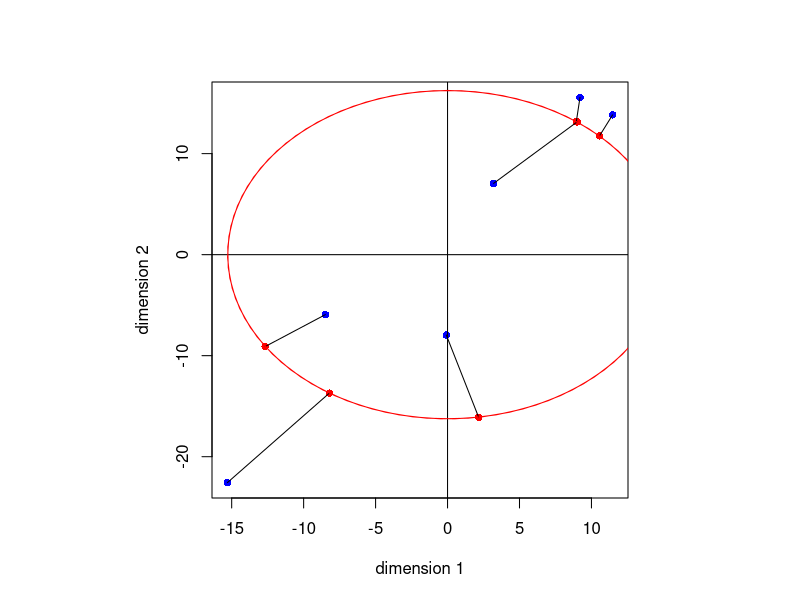

Source code (R):
## ---- chunk 1
#suppressPackageStartupMessages (library (foo, quietly = TRUE))
## ---- chunk 2
#dyn.load("foo.so")
#source("janUtil.R")
## ---- chunk 3
#set.seed(12345)
v <- -as.matrix(dist(matrix(rnorm(12), 6, 2)))
diag(v) <- -rowSums(v)
x <- matrix(rnorm(12),6,2)
x <- v %*% x
y <- matrix(rnorm(12),6,2)
y <- y / sqrt(rowSums(y ^ 2))
res <- x - y
print(sum(res * (v %*% res)), digits = 10)
lbd <- diag(crossprod(y, v %*% x)) / diag(crossprod(y, v %*% y))
mlbd <- max(lbd ^ 2)
lbd <- diag(lbd)
res <- x - y %*% lbd
print(sum(res * (v %*% res)), digits = 10)
## ---- chunk 4
h <- v %*% res %*% lbd
g <- mlbd * v[1, 1] * y[1, ] + h[1, ]
y[1, ] <- g / sqrt(sum(g ^ 2))
res <- x - y %*% lbd
print(sum(res * (v %*% res)), digits = 10)
## ---- chunk 5
h <- v %*% res %*% lbd
g <- mlbd * v[1, 1] * y[1, ] + h[1, ]
y[1, ] <- g / sqrt(sum(g ^ 2))
res <- x - y %*% lbd
print(sum(res * (v %*% res)), digits = 10)
## ---- chunk 6
for (i in 1:6) {
  h <- v %*% res %*% lbd
  g <- mlbd * v[i, i] * y[i,] + h[i,]
  y[i,] <- g / sqrt(sum(g ^ 2))
  res <- x - y %*% lbd
  print(sum(res * (v %*% res)), digits = 10)
}
## ---- chunk 7
for (i in 1:6) {
  h <- v %*% res %*% lbd
  g <- mlbd * v[i, i] * y[i,] + h[i,]
  y[i,] <- g / sqrt(sum(g ^ 2))
  res <- x - y %*% lbd
  print(sum(res * (v %*% res)), digits = 10)
}
## ---- chunk 8
for (i in 1:6) {
  h <- v %*% res %*% lbd
  g <- mlbd * v[i, i] * y[i,] + h[i,]
  y[i,] <- g / sqrt(sum(g ^ 2))
  res <- x - y %*% lbd
  print(sum(res * (v %*% res)), digits = 10)
}
## ---- chunk 9
lbd <- diag(crossprod(y, v %*% x)) / diag(crossprod(y, v %*% y))
mlbd <- max(lbd ^ 2)
lbd <- diag(lbd)
res <- x - y %*% lbd
print(sum(res * (v %*% res)), digits = 10)
## ---- chunk 10
for (i in 1:6) {
  h <- v %*% res %*% lbd
  g <- mlbd * v[i, i] * y[i,] + h[i,]
  y[i,] <- g / sqrt(sum(g ^ 2))
  res <- x - y %*% lbd
  print(sum(res * (v %*% res)), digits = 10)
}
## ---- chunk 11
par(pty = "s")
z <- y %*% lbd
plot(rbind(x, z), type = "n", xlab = "dimension 1", ylab = "dimension 2")
points(x, col = "BLUE", pch = 16)
points(z, col = "RED", pch = 16)
abline(v = 0)
abline(h = 0)
for (i in 1:6) {
  lines(matrix(c(x[i, ], z[i, ]), 2, 2, byrow = TRUE))
}
sc <- seq(-2 * pi, 2 * pi, length = 100)
xc <- cbind(sin(sc), cos(sc)) %*% lbd
lines(xc, col = "RED")
